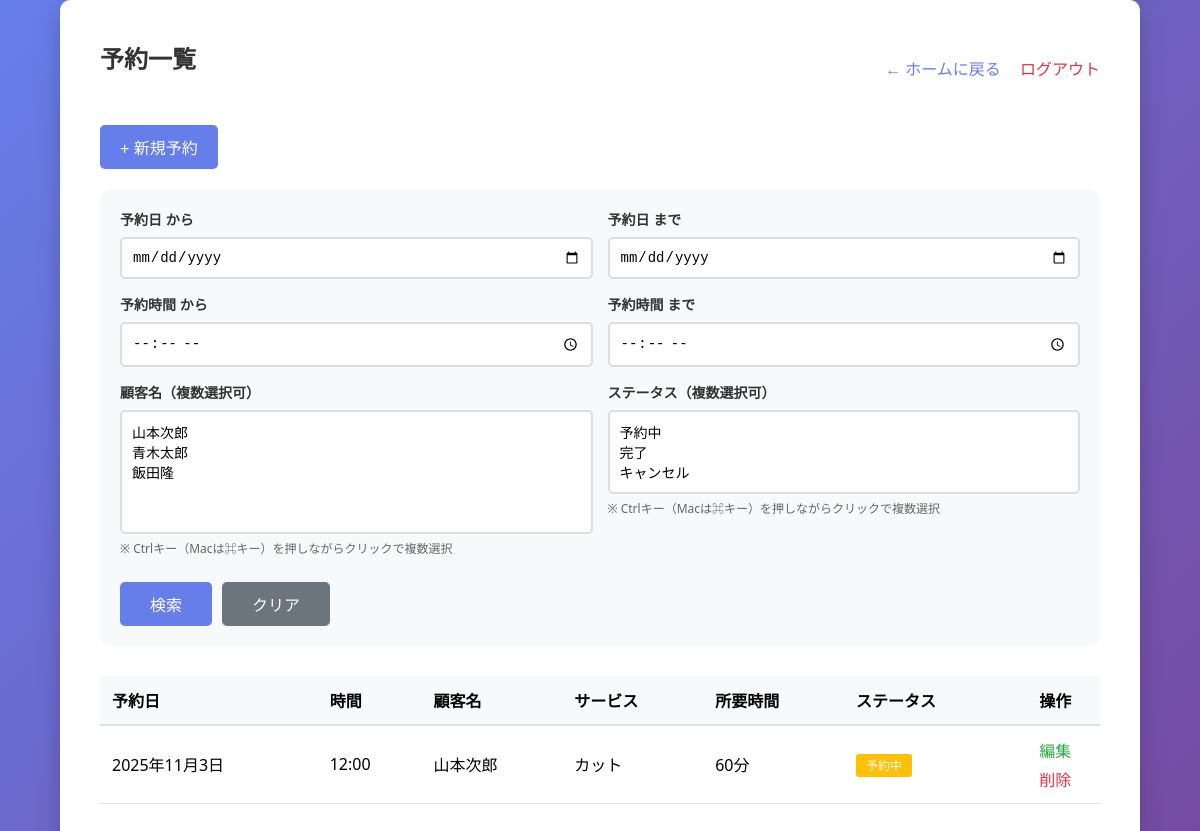
The app's page /reservation/ (signed in), older data.
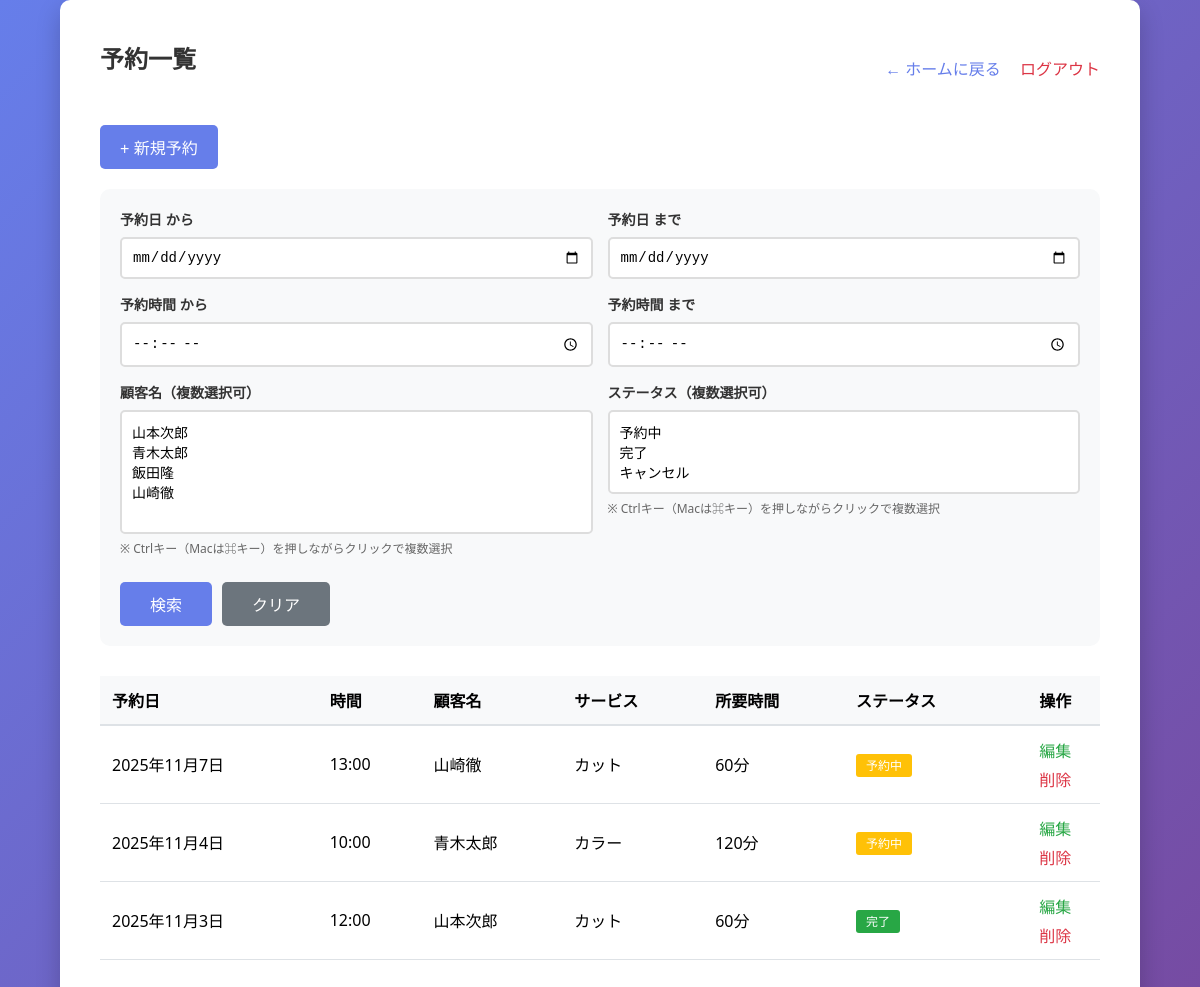
The same page, newer data.
### main/models.py (models this page shows, shortened)
class Reservation(models.Model):
    STATUS_CHOICES = [
        ('pending', '予約中'),
        ('completed', '完了'),
        ('cancelled', 'キャンセル'),
    ]
    user = models.ForeignKey(Customer, on_delete=models.SET_NULL, null=True, blank=True, verbose_name="顧客")
    reservation_date = models.DateField(verbose_name="予約日")
    reservation_time = models.TimeField(verbose_name="予約時間")
    status = models.CharField(max_length=20, choices=STATUS_CHOICES, default='pending', verbose_name="ステータス")
    guest_name = models.CharField(max_length=100, blank=True, verbose_name="ゲスト名")
    guest_email = models.EmailField(blank=True, verbose_name="ゲストメール")
    notes = models.TextField(blank=True, verbose_name="備考")
    created_at = models.DateTimeField(auto_now_add=True, verbose_name="作成日時")
    updated_at = models.DateTimeField(auto_now=True, verbose_name="更新日時")
    class Meta:
        verbose_name = "予約"
        verbose_name_plural = "予約"

class Customer(models.Model):
    phone_regex = RegexValidator(
        regex=r'^0\d{1,4}-?\d{1,4}-?\d{3,4}$',
        message="正しい電話番号形式で入力してください。（例: 090-1234-5678、03-1234-5678、0120-123-456）"
    )
    name = models.CharField(max_length=100, verbose_name="顧客名")
    phone_number = models.CharField(
        max_length=20,
        verbose_name="電話番号",
        validators=[phone_regex]
    )
    email = models.EmailField(unique=True, verbose_name="メールアドレス")  # 追加
    memo = models.TextField(blank=True, verbose_name="メモ")
    last_visit_date = models.DateField(null=True, blank=True, verbose_name="最終来店日")
    created_at = models.DateTimeField(auto_now_add=True, verbose_name="登録日時")
    updated_at = models.DateTimeField(auto_now=True, verbose_name="更新日時")
    class Meta:
        verbose_name = "顧客"
        verbose_name_plural = "顧客"

### main/views.py (the view)
# urls.py: path('reservation/', views.reservation_list, name='reservation_list'),
@login_required
def reservation_list(request):
    reservations = Reservation.objects.all()
    date_from = request.GET.get('date_from', '')
    date_to = request.GET.get('date_to', '')
    if date_from:
        reservations = reservations.filter(reservation_date__gte=date_from)
    if date_to:
        reservations = reservations.filter(reservation_date__lte=date_to)
    time_from = request.GET.get('time_from', '')
    time_to = request.GET.get('time_to', '')
    if time_from:
        reservations = reservations.filter(reservation_time__gte=time_from)
    if time_to:
        reservations = reservations.filter(reservation_time__lte=time_to)
    customer_ids = request.GET.getlist('customers')
    if customer_ids:
        reservations = reservations.filter(customer_id__in=customer_ids)
    statuses = request.GET.getlist('statuses')
    if statuses:
        reservations = reservations.filter(status__in=statuses)
    all_customers = Customer.objects.all()
    status_choices = Reservation.STATUS_CHOICES
    return render(request, 'main/reservation_list.html', {
        'reservations': reservations,
        'all_customers': all_customers,
        'status_choices': status_choices,
        'date_from': date_from,
        'date_to': date_to,
        'time_from': time_from,
        'time_to': time_to,
        'selected_customers': customer_ids,
        'selected_statuses': statuses,
    })

### main/templates/main/reservation_list.html (shortened to what this page needs)
{% extends 'main/base.html' %}
{% block content %}
<div style="display: flex; justify-content: space-between; align-items: center; margin-bottom: 20px;">
    <h2>予約一覧</h2>
    <div>
        <a href="{% url 'admin-home' %}" style="text-decoration: none; color: #667eea; margin-right: 15px;">← ホームに戻る</a>
        <a href="{% url 'logout' %}" style="text-decoration: none; color: #dc3545;">ログアウト</a>
    </div>
</div>
<div style="margin-bottom: 20px;">
    <a href="{% url 'reservation_add' %}" style="text-decoration: none;">
        <button style="width: auto; padding: 10px 20px;">+ 新規予約</button>
    </a>
</div>
<form method="GET" style="margin-bottom: 30px; background: #f8f9fa; padding: 20px; border-radius: 10px;">
    <div style="display: grid; grid-template-columns: 1fr 1fr; gap: 15px; margin-bottom: 15px;">
        <div>
            <label for="date_from" style="display: block; font-size: 14px; font-weight: bold; color: #333; margin-bottom: 8px;">予約日 から</label>
            <input type="date" id="date_from" name="date_from" value="{{ date_from }}"
                   style="width: 100%; padding: 10px; border: 2px solid #ddd; border-radius: 5px; font-size: 14px;">
        </div>
        <div>
            <label for="date_to" style="display: block; font-size: 14px; font-weight: bold; color: #333; margin-bottom: 8px;">予約日 まで</label>
            <input type="date" id="date_to" name="date_to" value="{{ date_to }}"
                   style="width: 100%; padding: 10px; border: 2px solid #ddd; border-radius: 5px; font-size: 14px;">
        </div>
        <div>
            <label for="time_from" style="display: block; font-size: 14px; font-weight: bold; color: #333; margin-bottom: 8px;">予約時間 から</label>
            <input type="time" id="time_from" name="time_from" value="{{ time_from }}"
                   style="width: 100%; padding: 10px; border: 2px solid #ddd; border-radius: 5px; font-size: 14px;">
        </div>
        <div>
            <label for="time_to" style="display: block; font-size: 14px; font-weight: bold; color: #333; margin-bottom: 8px;">予約時間 まで</label>
            <input type="time" id="time_to" name="time_to" value="{{ time_to }}"
                   style="width: 100%; padding: 10px; border: 2px solid #ddd; border-radius: 5px; font-size: 14px;">
        </div>
        <div>
            <label for="customers" style="display: block; font-size: 14px; font-weight: bold; color: #333; margin-bottom: 8px;">顧客名（複数選択可）</label>
            <select id="customers" name="customers" multiple size="5"
                    style="width: 100%; padding: 10px; border: 2px solid #ddd; border-radius: 5px; font-size: 14px;">
                {% for customer in all_customers %}
                <option value="{{ customer.pk }}" {% if customer.pk|stringformat:"s" in selected_customers %}selected{% endif %}>
                </option>
                {% endfor %}
            </select>
            <small style="color: #666; font-size: 12px; display: block; margin-top: 5px;">
                ※ Ctrlキー（Macは⌘キー）を押しながらクリックで複数選択
            </small>
        </div>
        <div>
            <label for="statuses" style="display: block; font-size: 14px; font-weight: bold; color: #333; margin-bottom: 8px;">ステータス（複数選択可）</label>
            <select id="statuses" name="statuses" multiple size="3"
                    style="width: 100%; padding: 10px; border: 2px solid #ddd; border-radius: 5px; font-size: 14px;">
                {% for value, label in status_choices %}
                <option value="{{ value }}" {% if value in selected_statuses %}selected{% endif %}>
                </option>
                {% endfor %}
            </select>
            <small style="color: #666; font-size: 12px; display: block; margin-top: 5px;">
                ※ Ctrlキー（Macは⌘キー）を押しながらクリックで複数選択
            </small>
        </div>
    </div>
    <div style="display: flex; gap: 10px;">
        <button type="submit" style="width: auto; padding: 10px 30px;">検索</button>
        <a href="{% url 'reservation_list' %}" style="text-decoration: none;">
            <button type="button" style="width: auto; padding: 10px 30px; background: #6c757d;">クリア</button>
        </a>
    </div>
</form>
{% if reservations %}
<div style="overflow-x: auto;">
    <table style="width: 100%; border-collapse: collapse; background: white;">
        <thead>
            <tr style="background: #f8f9fa; border-bottom: 2px solid #dee2e6;">
                <th style="padding: 12px; text-align: left;">予約日</th>
                <th style="padding: 12px; text-align: left;">時間</th>
                <th style="padding: 12px; text-align: left;">顧客名</th>
                <th style="padding: 12px; text-align: left;">サービス</th>
                <th style="padding: 12px; text-align: left;">所要時間</th>
                <th style="padding: 12px; text-align: left;">ステータス</th>
                <th style="padding: 12px; text-align: center;">操作</th>
            </tr>
        </thead>
        <tbody>
            {% for reservation in reservations %}
            <tr style="border-bottom: 1px solid #dee2e6;">
                <td style="padding: 12px;">{{ reservation.reservation_date }}</td>
                <td style="padding: 12px;">{{ reservation.reservation_time }}</td>
                <td style="padding: 12px;">{{ reservation.customer.name }}</td>
                <td style="padding: 12px;">{{ reservation.service }}</td>
                <td style="padding: 12px;">{{ reservation.duration }}分</td>
                <td style="padding: 12px;">
                    {% if reservation.status == 'pending' %}
                        <span style="background: #ffc107; color: white; padding: 3px 10px; border-radius: 3px; font-size: 12px;">予約中</span>
                    {% elif reservation.status == 'completed' %}
                        <span style="background: #28a745; color: white; padding: 3px 10px; border-radius: 3px; font-size: 12px;">完了</span>
                    {% else %}
                        <span style="background: #6c757d; color: white; padding: 3px 10px; border-radius: 3px; font-size: 12px;">キャンセル</span>
                    {% endif %}
                </td>
                <td style="padding: 12px; text-align: center;">
                    <div style="display: flex; flex-direction: column; gap: 5px; align-items: center;">
                        <a href="{% url 'reservation_edit' reservation.pk %}"
                           style="color: #28a745; text-decoration: none;">編集</a>
                        <a href="{% url 'reservation_delete' reservation.pk %}"
                           style="color: #dc3545; text-decoration: none;"
                           onclick="return confirm('本当に削除しますか？')">削除</a>
                    </div>
                </td>
            </tr>
            {% endfor %}
        </tbody>
    </table>
</div>
{% endif %}
{% endblock %}

### main/templates/main/base.html (shortened to what this page needs)
<!DOCTYPE html>
<html lang="ja">
<head>
</head>
<body>
    <div class="container">
        {% block content %}
        {% endblock %}
    </div>
</body>
</html>

### main/templates/main/base.html (style rules this page uses)
* { margin: 0; padding: 0; box-sizing: border-box; }
body { font-family: 'Segoe UI', Tahoma, Geneva, Verdana, sans-serif; background: linear-gradient(135deg, #667eea 0%, #764ba2 100%); min-height: 100vh; display: flex; justify-content: center; align-items: center; }
.container { background: white; padding: 40px; border-radius: 10px; box-shadow: 0 10px 25px rgba(0,0,0,0.2); max-width: 1200px; width: 90%; }
h1, h2 { color: #333; margin-bottom: 20px; text-align: center; }
label { display: block; margin-bottom: 5px; color: #555; font-weight: bold; }
button { width: 100%; padding: 12px; background: #667eea; color: white; border: none; border-radius: 5px; font-size: 16px; cursor: pointer; margin-top: 10px; }

Row changes from the older to the newer data that the page shows:
added Reservation: reservation_date "2025年11月7日", reservation_time "13:00", customer.name "山崎徹", service "カット", duration "60", status "予約中"
added Reservation: reservation_date "2025年11月4日", reservation_time "10:00", customer.name "青木太郎", service "カラー", duration "120", status "予約中"
changed Reservation "山本次郎": status "予約中" → "完了"
Text that changed along with them:
form field customers: "山本次郎 / 青木太郎 / 飯田隆" → "山本次郎 / 青木太郎 / 飯田隆 / 山崎徹"
